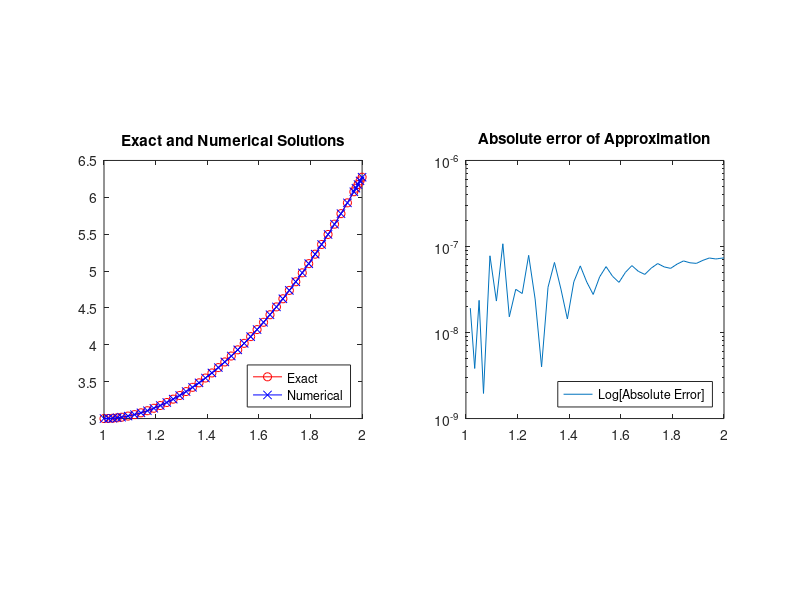

This chart was generated by the following MATLAB code:
% Initializing ode45 parameters
tspan = [1, 2];

F = @(t, Y) [Y(2); (2./(t.^2)).*Y(1) + 3 - 1./(t.^2)];

Y0 = [3; 0];

% Solving numerically
[t, Y] = ode45(F, tspan, Y0);
y = Y(:,1);

% Exact solution
yExact = @(t) (1./2) + ((t.^2)./2) + ...
    (t.^2).*log(t) + (2./t);

% Error of approximation
error = abs(yExact(t) - y);

% Plots
figure
subplot(1,2,1)
plot(t,yExact(t), 'r-o'); hold on;
plot(t,y,'b-x');
legend('Exact', 'Numerical', 'Location',...
    'southeast')
title('Exact and Numerical Solutions')
pbaspect([1 1 1])

subplot(1,2,2)
semilogy(t, error)
legend('Log[Absolute Error]', 'Location',...
    'southeast')
title('Absolute error of Approximation')
pbaspect([1 1 1])